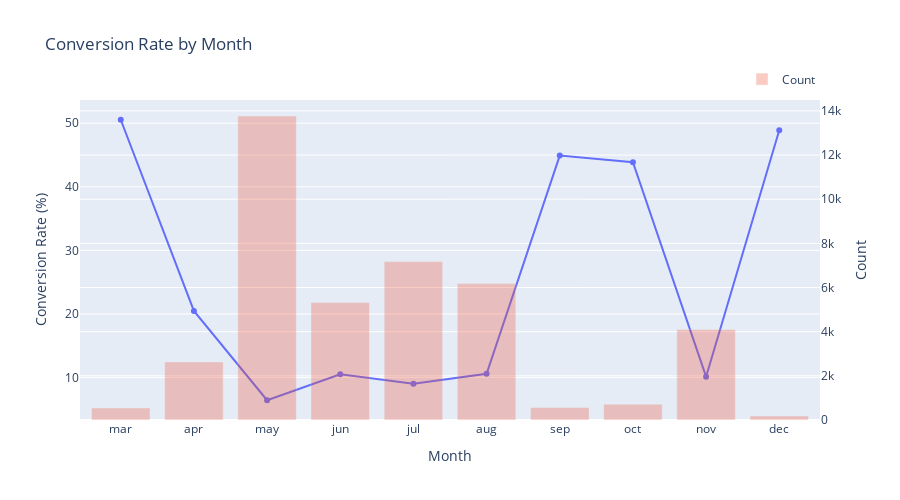

The cell this chart's notebook holds for it:
### Code cell
fig_month = px.line(
    month_conversion, 
    x='Month', 
    y='Conversion Rate',
    markers=True,
    title='Conversion Rate by Month',
    labels={'Conversion Rate': 'Conversion Rate (%)'},
    category_orders={'Month': month_order},
    height=500
)

fig_month.update_layout(
    xaxis_title='Month',
    yaxis_title='Conversion Rate (%)'
)


fig_month.add_trace(
    go.Bar(
        x=month_conversion['Month'],
        y=month_conversion['Count'],
        name='Count',
        yaxis='y2',
        opacity=0.3
    )
)

fig_month.update_layout(
    yaxis2=dict(
        title='Count',
        overlaying='y',
        side='right'
    ),
    legend=dict(
        orientation='h',
        yanchor='bottom',
        y=1.02,
        xanchor='right',
        x=1
    )
)

fig_month.show()

### Figure 1 — Plotly figure (JSON) as saved in the notebook; plotly's stock layout.template omitted (floating-point values rounded to 4 significant figures)
{"data": [{"hovertemplate": "Month=%{x}<br>Conversion Rate (%)=%{y}<extra></extra>", "legendgroup": "", "line": {"color": "#636efa", "dash": "solid"}, "marker": {"symbol": "circle"}, "mode": "lines+markers", "name": "", "orientation": "v", "showlegend": false, "type": "scatter", "x": ["mar", "apr", "may", "jun", "jul", "aug", "sep", "oct", "nov", "dec"], "xaxis": "x", "y": [50.55, 20.48, 6.435, 10.51, 9.047, 10.6, 44.91, 43.87, 10.14, 48.9], "yaxis": "y"}, {"name": "Count", "opacity": 0.3, "type": "bar", "x": ["mar", "apr", "may", "jun", "jul", "aug", "sep", "oct", "nov", "dec"], "y": [546, 2632, 13769, 5318, 7174, 6178, 570, 718, 4101, 182], "yaxis": "y2"}], "layout": {"height": 500, "legend": {"orientation": "h", "tracegroupgap": 0, "x": 1, "xanchor": "right", "y": 1.02, "yanchor": "bottom"}, "title": {"text": "Conversion Rate by Month"}, "xaxis": {"anchor": "y", "categoryarray": ["jan", "feb", "mar", "apr", "may", "jun", "jul", "aug", "sep", "oct", "nov", "dec"], "categoryorder": "array", "domain": [0, 1], "title": {"text": "Month"}}, "yaxis": {"anchor": "x", "domain": [0, 1], "title": {"text": "Conversion Rate (%)"}}, "yaxis2": {"overlaying": "y", "side": "right", "title": {"text": "Count"}}}}
